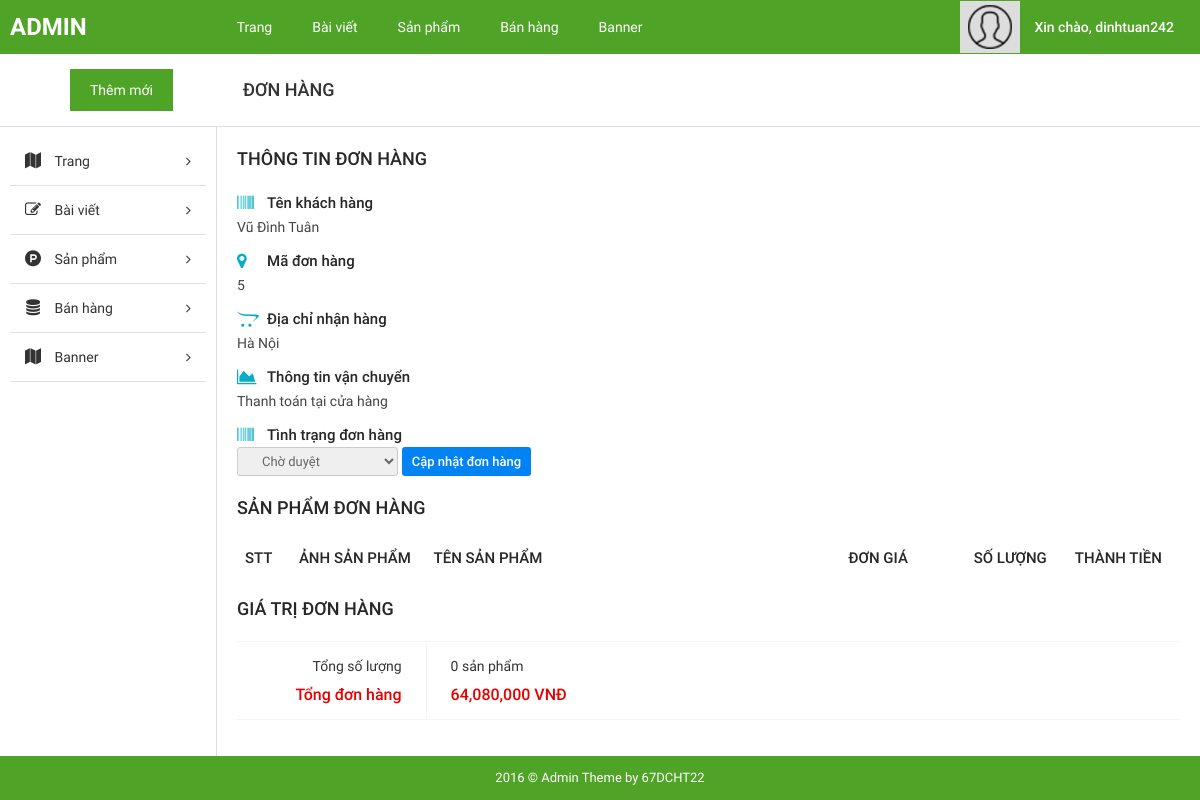
The page /admin/?page=detail_order&id=5 (signed in) on the database its author committed.
### tables this page shows
CREATE TABLE `tbl_user` (
  `username` varchar(30) NOT NULL,
  `name` char(50) DEFAULT NULL,
  `email` varchar(200) DEFAULT NULL,
  `phone` varchar(10) DEFAULT NULL,
  `address` varchar(200) DEFAULT NULL,
  `password` varchar(10) NOT NULL
);

CREATE TABLE `tbl_oder` (
  `id` int(11) UNSIGNED NOT NULL,
  `diachi` varchar(200) NOT NULL,
  `tongtien` float NOT NULL,
  `tenkhachhang` varchar(50) NOT NULL,
  `email` varchar(20) NOT NULL,
  `phone` varchar(10) NOT NULL,
  `note` varchar(500) DEFAULT NULL,
  `hinhthuc` varchar(100) NOT NULL,
  `tinhtrang` varchar(100) DEFAULT NULL
);

### admin/pages/detail_order.php (the view, shortened to what this page needs)
<?php
    $tongsoluong=0;
 ?>
<div id="main-content-wp" class="list-product-page">
    <div class="section" id="title-page">
        <div class="clearfix">
            <a href="?page=add_product" title="" id="add-new" class="fl-left">Thêm mới</a>
            <h3 id="index" class="fl-left">Đơn hàng</h3>
        </div>
    </div>
    <div class="wrap clearfix">
        <?php require 'inc/sidebar.php'; ?>
        <div id="content" class="detail-exhibition fl-right">
            <div class="section" id="info">
                <div class="section-head">
                    <h3 class="section-title">Thông tin đơn hàng</h3>
                </div>
                <?php
                       include("../config/dbconfig.php");
                       $id = $_GET["id"];
                       $sql = "select * from tbl_oder where id = ".$id;
                       $run = mysqli_query($conn, $sql);
                                while ($row = mysqli_fetch_array($run)) {
                ?>
                <ul class="list-item">
                    <li>
                        <h3 class="title">Tên khách hàng</h3>
                        <span class="detail"><?php echo $row["tenkhachhang"];?></span>
                    </li>
                    <li>
                        <h3 class="title">Mã đơn hàng</h3>
                        <span class="detail"><?php echo $row["id"];?></span>
                    </li>
                    <li>
                        <h3 class="title">Địa chỉ nhận hàng</h3>
                        <span class="detail"><?php echo $row["diachi"];?></span>
                    </li>
                    <li>
                        <h3 class="title">Thông tin vận chuyển</h3>
                        <span class="detail"><?php echo $row["hinhthuc"];?></span>
                    </li>
                    <form method="POST" action="">
                        <li>
                            <h3 class="title">Tình trạng đơn hàng</h3>
                            <select name="status">
                                <?php
                                    $lst = array("Chờ duyệt", "Đang vận chuyển", "Thành công");
                                    for ($i = 0; $i < count($lst); $i++) {
                                        if ($lst[$i] == $row['tinhtrang']) {
                                            echo "<option value='$lst[$i]' selected='selected'>$lst[$i]</option>";
                                        }else{
                                        echo "<option value='$lst[$i]'>$lst[$i]</option>";}
                                    }
                                ?>                           </select>
                            <input type="submit" name="sm_status" value="Cập nhật đơn hàng">
                        </li>
                    </form>
                </ul>
            </div>
            <div class="section">
                <div class="section-head">
                    <h3 class="section-title">Sản phẩm đơn hàng</h3>
                </div>
                <div class="table-responsive">
                    <table class="table info-exhibition">
                        <thead>
                            <tr>
                                <td class="thead-text">STT</td>
                                <td class="thead-text">Ảnh sản phẩm</td>
                                <td class="thead-text">Tên sản phẩm</td>
                                <td class="thead-text">Đơn giá</td>
                                <td class="thead-text">Số lượng</td>
                                <td class="thead-text">Thành tiền</td>
                            </tr>
                        </thead>
                    </table>
                </div>
            </div>
            <div class="section">
                <h3 class="section-title">Giá trị đơn hàng</h3>
                <div class="section-detail">
                    <ul class="list-item clearfix">
                        <li>
                            <span class="total-fee">Tổng số lượng</span>
                            <span class="total">Tổng đơn hàng</span>
                        </li>
                        <li>
                            <span class="total-fee"><?php echo $tongsoluong; ?> sản phẩm</span>
                            <span class="total"><?php echo number_format($row['tongtien']); ?> VNĐ</span>
                        </li>
                    <?php } ?>
                    </ul>
                </div>
            </div>
        </div>
    </div>
</div>
</div>

### admin/inc/header.php (shortened to what this page needs)
<!DOCTYPE html>
<html>
    <head>
        <link href="public/css/bootstrap/bootstrap.min.css" rel="stylesheet" type="text/css"/>
        <link href="public/css/bootstrap/bootstrap-theme.min.css" rel="stylesheet" type="text/css"/>
        <link href="public/reset.css" rel="stylesheet" type="text/css"/>
        <link href="public/css/font-awesome/css/font-awesome.min.css" rel="stylesheet" type="text/css"/>
        <link href="public/style.css" rel="stylesheet" type="text/css"/>
        <link href="public/responsive.css" rel="stylesheet" type="text/css"/>
    </head>
    <body>
        <div id="site">
            <div id="container">
                <div id="header-wp">
                    <div class="wp-inner clearfix">
                        <a href="?page=list_post" title="" id="logo" class="fl-left">ADMIN</a>
                        <ul id="main-menu" class="fl-left">
                            <li>
                                <a href="?page=list_page" title="">Trang</a>
                            </li>
                            <li>
                                <a href="?page=list_post" title="">Bài viết</a>
                            </li>
                            <li>
                                <a href="?page=list_product" title="">Sản phẩm</a>
                            </li>
                            <li>
                                <a href="?page=list_order" title="">Bán hàng</a>
                            </li>
                            <li>
                                <a href="?page=list_banner" title="">Banner</a>
                            </li>
                        </ul>
                        <div id="dropdown-user" class="dropdown dropdown-extended fl-right">
                            <button class="dropdown-toggle clearfix" type="button"  data-toggle="dropdown" aria-haspopup="true" aria-expanded="true">
                                <div id="thumb-circle" class="fl-left">
                                    <img src="public/images/img-admin.png">
                                </div>
                                <?php
                                    include("../config/dbconfig.php");
                                    $email = $_SESSION['email'];
                                    $sql = "SELECT * from tbl_user where email = '$email'";
                                    $run = mysqli_query($conn, $sql);
                                    $row = mysqli_fetch_array($run);
                                ;?>
                                <h3 id="account" class="fl-right">Xin chào, <?php echo $row["username"];?></h3>
                            </button>
                        </div>
                    </div>
                </div>

### admin/public/css/import/global.css (style rules this page uses)
body { font-family: "Roboto Regular"; font-size: 14px; line-height: 24px; color: #333; }
.fl-left { float: left; }
.fl-right { float: right; }
img { max-width: 100%; height: auto; display: block; }
ul li { list-style: none!important; }
a { text-decoration: none!important; }
.dropdown .dropdown-toggle { background: none; border: none; outline: none; }

### admin/public/css/import/list_post.css (style rules this page uses)
#header-wp { background: #4fa327; }
#main-menu { margin-left: 120px; }
#main-menu li { float: left; }
#main-menu li a { display: block; color: #fff; padding: 15px 20px; }
#logo { font-family: 'Roboto Bold'; font-weight: normal; color: #fff; font-size: 24px; padding: 15px 10px; }
#thumb-circle { display: block; padding: 4px 8px; background: #ddd; }
#account { font-family: 'Roboto Medium'; font-weight: normal; color: #fff; padding: 14px 20px 14px 14px; }
#content { width: 82%; border-left: 1px solid #ddd; padding: 20px; }
#title-page { border-bottom: 1px solid #ddd; }
#add-new { display: inline-block; color: #fff; background: #4fa327; padding: 9px 20px; margin: 15px 70px; }
#index { font-family: 'Roboto Medium'; font-weight: normal; text-transform: uppercase; font-size: 18px; padding: 24px 0px; }
#main-menu > li { position: relative; }

### admin/public/css/import/detail_order.css (style rules this page uses)
.detail-exhibition .section { margin-bottom: 20px; font-size: 15px; }
.detail-exhibition .section:last-child { padding: 0; margin-bottom: 0; }
.detail-exhibition .section .list-item .title, .detail-exhibition .section .section-title { position: relative; padding-left: 30px; color: #272727; font-family: 'Roboto Medium'; }
.detail-exhibition .section .list-item .detail { color: #444; font-size: 14px; }
.detail-exhibition .section .list-item li .title:before { position: absolute; font-family: 'Fontawesome'; top: 0; left: 0; color: #07adc6; font-size: 17px; }
.detail-exhibition .section .list-item li:nth-child(1) .title:before { content: '\f02a'; }
.detail-exhibition .section .list-item li:nth-child(2) .title:before { content: '\f041'; }
.detail-exhibition .section .list-item li:nth-child(3) .title:before { content: '\f23d'; }
.detail-exhibition .section .list-item li:nth-child(4) .title:before { content: '\f1fe'; }
.detail-exhibition .section .section-title { padding: 0; line-height: inherit; border-bottom: none; }
.detail-exhibition .section .section-detail { padding: 0; }
.detail-exhibition .section .section-detail .list-item { border-top: 1px solid #f5f5f5; border-bottom: 1px solid #f5f5f5; }
.detail-exhibition .section .section-detail .list-item li { float: left; padding: 12px 24px; border-left: 1px solid #f5f5f5; }
.detail-exhibition .section .section-detail .list-item li:nth-child(1) { width: 20%; text-align: right; border-left: none; }
.detail-exhibition .section .section-detail .list-item li:nth-child(2) { width: 80%; text-align: left; }
.detail-exhibition .section .section-detail .list-item li span { display: block; padding-bottom: 5px; color: #333; font-size: 14px; }
.detail-exhibition .section .section-detail .list-item li .total { font-size: 16px; color: #e60000; padding-bottom: 0; font-family: 'Roboto Medium'; font-weight: normal; }
.detail-exhibition .info-exhibition thead tr td { color: #272727; font-family: 'Roboto Medium'; font-weight: normal; text-transform: uppercase; }
.detail-exhibition .info-exhibition thead tr td:nth-child(1) { width: 5%; }
.detail-exhibition .info-exhibition thead tr td:nth-child(n+4) { width: 12%; }
.detail-exhibition .info-exhibition tr td:nth-child(2) { width: 15%; text-align: center; }
.detail-exhibition .info-exhibition tr td:nth-child(5) { text-align: center; }
.table { margin-bottom: 0!important; }
.detail-exhibition .section#info .list-item li { margin-bottom: 10px; }
.detail-exhibition .section#info .list-item li:last-child { margin-bottom: 0!important; }
#info select { border: 1px solid #ccc; padding: 5px 20px; font-size: 13px; color: #666; border-radius: 3px; }
#info input[type="submit"] { font-size: 13px; padding: 3px 10px; border: none; background: #0183f3; color: #fff; font-family: 'Roboto Medium'; font-weight: normal; line-height: 23px; border-radius: 3px; }
.detail-exhibition .section .section-title { font-weight: normal; text-transform: uppercase; font-size: 18px; margin-bottom: 20px; }

### rows shown on the page
tbl_user: username "dinhtuan242"
tbl_oder: tenkhachhang "Vũ Đình Tuân", id "5", diachi "Hà Nội", hinhthuc "Thanh toán tại cửa hàng", status "Chờ duyệt", tongtien "64,080,000"
